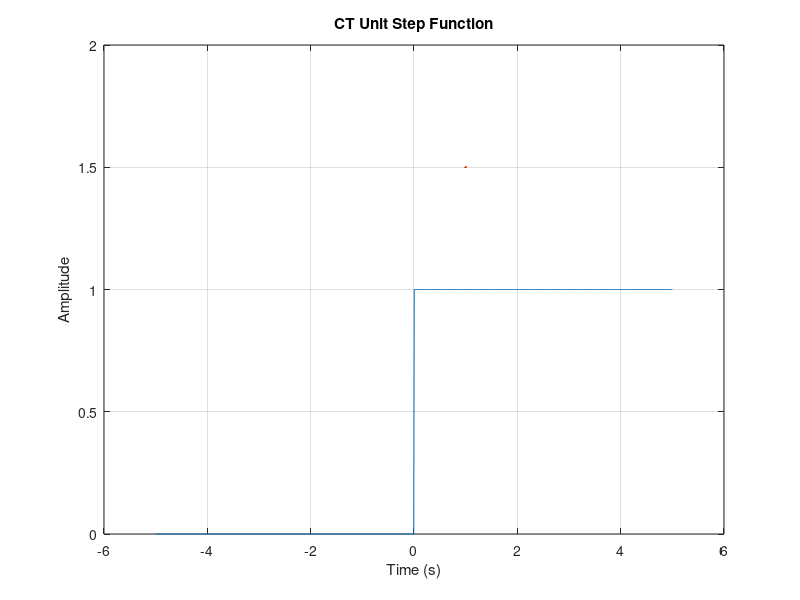

MATLAB code to generate this figure:
%% CT Unit Step

clear; clc;
close all;

t=linspace(-5,5,1000);
signal=double(t>=0);
plot(t,signal,LineWidth=1.5 ...
    );
xlabel('Time (s)');
ylabel('Amplitude');
title('CT Unit Step Function');
grid on;
